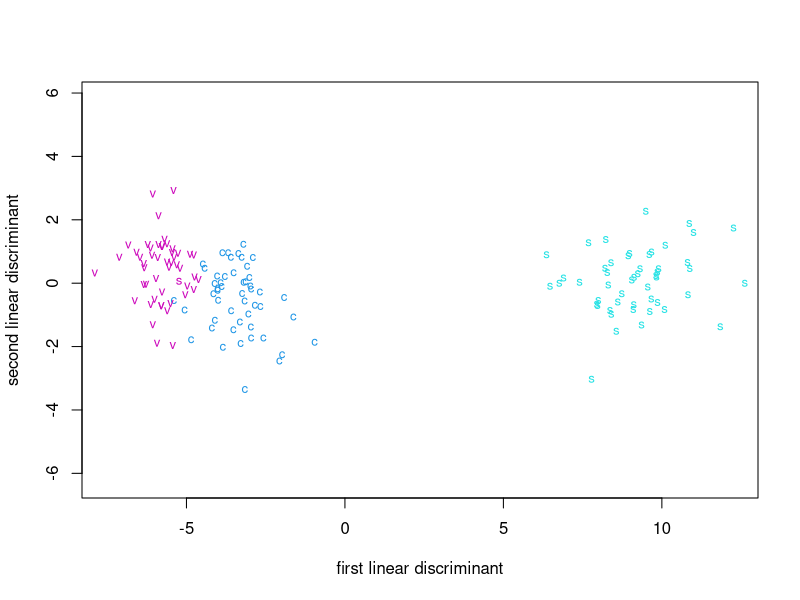
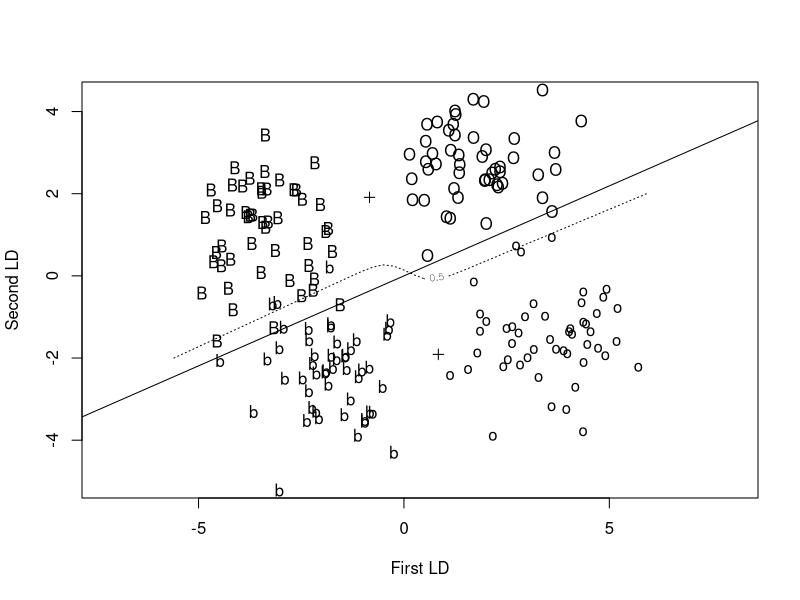
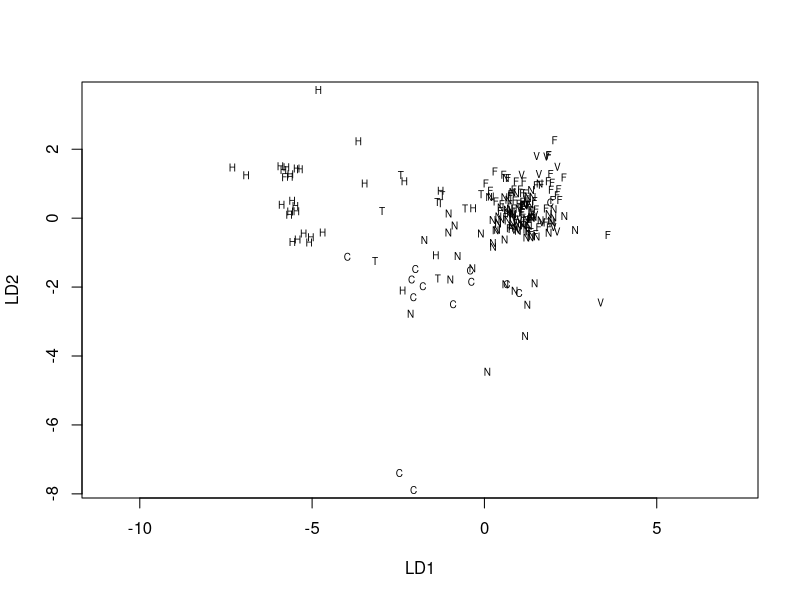
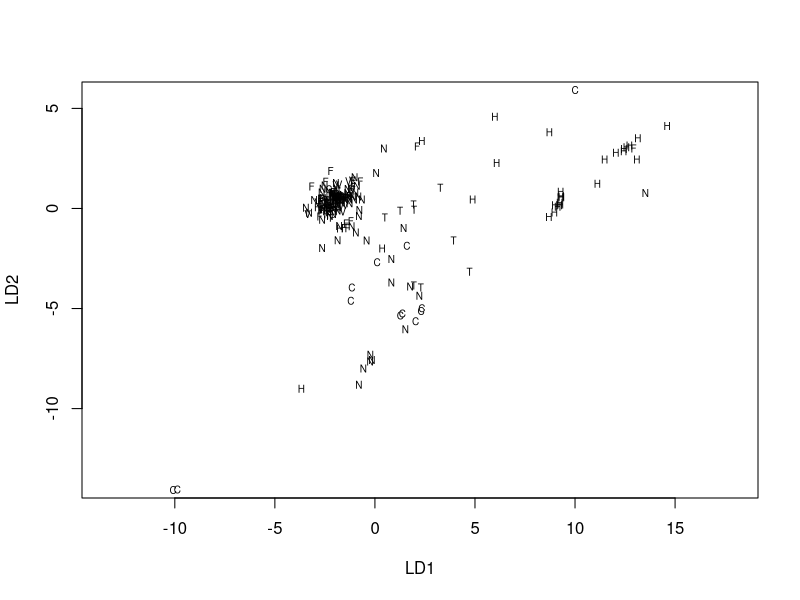
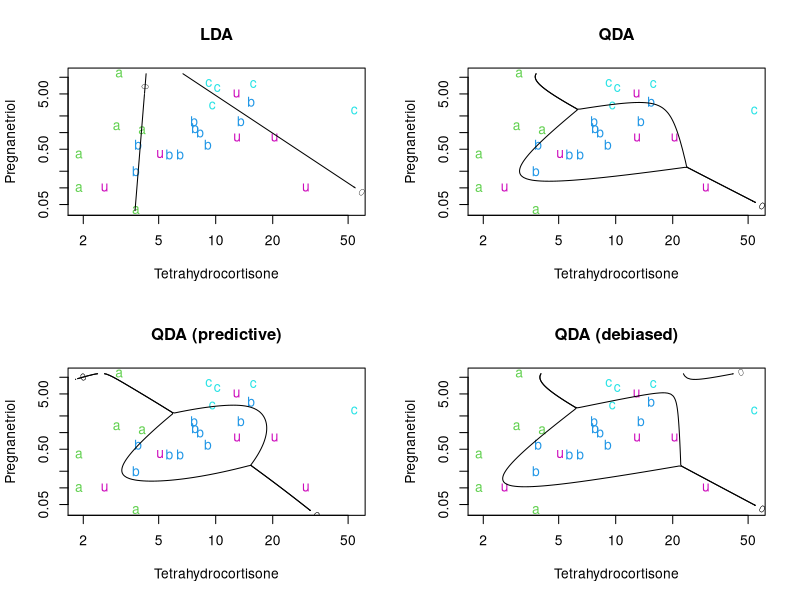
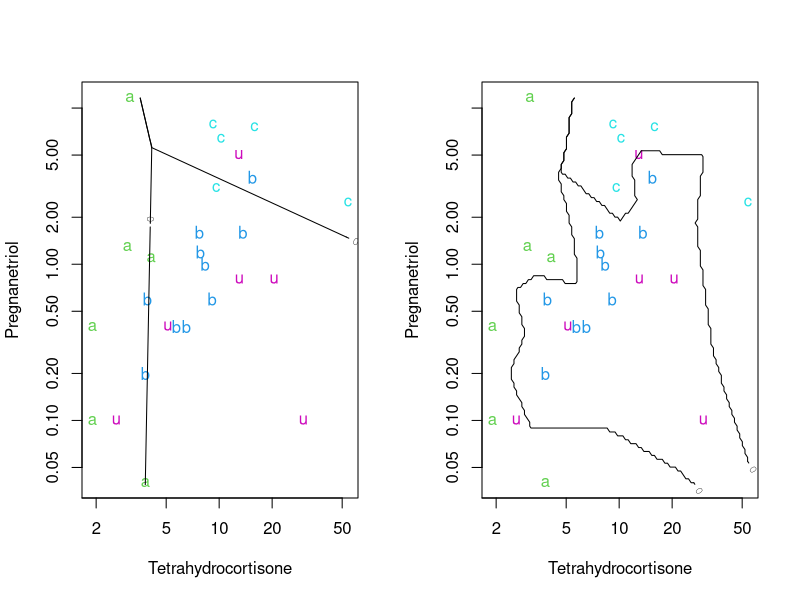
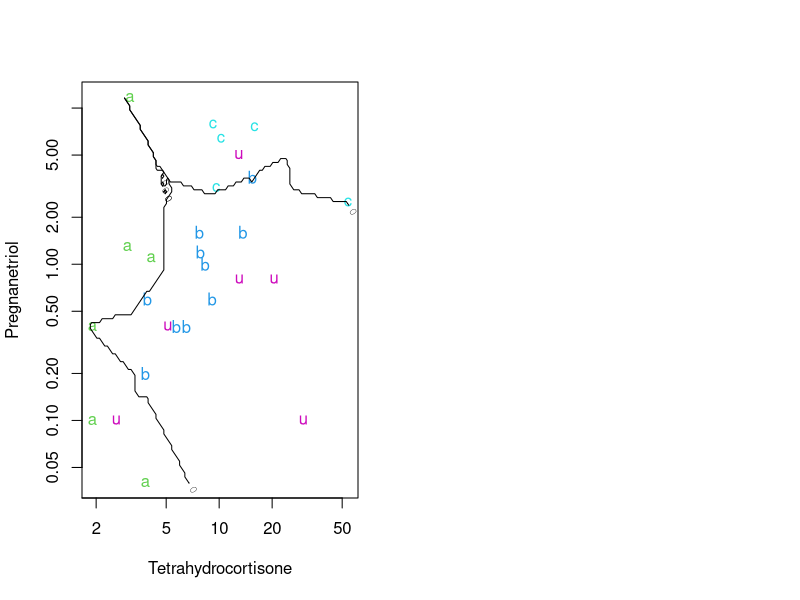
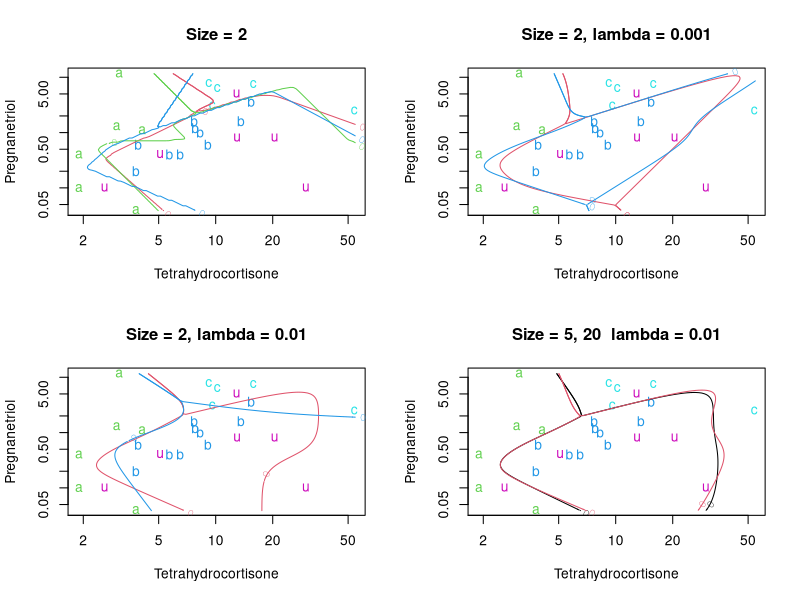

The R source for these figures, in order:
## ---- chunk 1

library(MASS)
pdf(file="ch12.pdf", width=8, height=6, pointsize=9)
options(width=65, digits=5)
library(class)
library(nnet)
## ---- chunk 2

ir <- rbind(iris3[,,1], iris3[,,2], iris3[,,3])
ir.species <- factor(c(rep("s", 50), rep("c", 50), rep("v", 50)))
## ---- chunk 3
#The log iris data on the first two discriminant axes.
(ir.lda <- lda(log(ir), ir.species))
ir.ld <- predict(ir.lda, dimen = 2)$x
ir.ld[,1]<- -ir.ld[,1]
eqscplot(ir.ld, type = "n", xlab = "first linear discriminant",
          ylab = "second linear discriminant")
text(ir.ld, labels = as.character(ir.species[-143]),
      col = 3 + unclass(ir.species), cex = 0.8)

# plot(ir.lda, dimen = 1)
# plot(ir.lda, type = "density", dimen = 1)
## ---- chunk 4
lcrabs <- log(crabs[, 4:8])
crabs.grp <- factor(c("B", "b", "O", "o")[rep(1:4, each = 50)])

(dcrabs.lda <- lda(crabs$sex ~ FL + RW + CL + CW, lcrabs))
table(crabs$sex, predict(dcrabs.lda)$class)

(dcrabs.lda4 <- lda(crabs.grp ~ FL + RW + CL + CW, lcrabs))
dcrabs.pr4 <- predict(dcrabs.lda4, dimen = 2)
dcrabs.pr2 <- dcrabs.pr4$post[, c("B", "O")] %*% c(1, 1)
table(crabs$sex, dcrabs.pr2 > 0.5)
## ---- chunk 5
#Linear discrirninants for the crabs data.
cr.t <- dcrabs.pr4$x[, 1:2]
cr.t[,2]<--cr.t[,2]
eqscplot(cr.t, type = "n", xlab = "First LD", ylab = "Second LD")
text(cr.t, labels = as.character(crabs.grp))
perp <- function(x, y) {
   m <- (x+y)/2
   s <- - (x[1] - y[1])/(x[2] - y[2])
   abline(c(m[2] - s*m[1], s))
   invisible()
}
cr.m <- lda(cr.t, crabs$sex)$means
points(cr.m, pch = 3, mkh = 0.3)
perp(cr.m[1, ], cr.m[2, ])

cr.lda <- lda(cr.t, crabs.grp)
x <- seq(-6, 6, 0.25)
y <- seq(-2, 2, 0.25)
Xcon <- matrix(c(rep(x,length(y)),
              rep(y, rep(length(x), length(y)))),ncol=2)
cr.pr <- predict(cr.lda, Xcon)$post[, c("B", "O")] %*% c(1,1)
contour(x, y, matrix(cr.pr, length(x), length(y)),
       levels = 0.5, labex = 0, add = TRUE, lty=  3)
## ---- chunk 6
#covariances of the groups
for(i in c("O", "o",  "B", "b"))
 print(var(lcrabs[crabs.grp == i, ]))
## ---- chunk 7
#The fgl data on the first two discriminant axes

fgl.ld <- predict(lda(type ~ ., fgl), dimen = 2)$x
eqscplot(fgl.ld, type = "n", xlab = "LD1", ylab = "LD2")
# either
# for(i in seq(along = levels(fgl$type))) {
#    set <- fgl$type[-40] == levels(fgl$type)[i]
#    points(fgl.ld[set,], pch = 18, cex = 0.6, col = 2 + i)}
# key(text = list(levels(fgl$type), col = 3:8))
# or
text(fgl.ld, cex = 0.6,
     labels = c("F", "N", "V", "C", "T", "H")[fgl$type[-40]])
## ---- chunk 8
fgl.rld <- predict(lda(type ~ ., fgl, method = "t"), dimen = 2)$x
fgl.rld[,1]<--fgl.rld[,1]
eqscplot(fgl.rld, type = "n", xlab = "LD1", ylab = "LD2")
# either
# for(i in seq(along = levels(fgl$type))) {
#   set <- fgl$type[-40] == levels(fgl$type)[i]
#   points(fgl.rld[set,], pch = 18, cex = 0.6, col = 2 + i)}
# key(text = list(levels(fgl$type), col = 3:8))
# or
text(fgl.rld, cex = 0.6,
     labels = c("F", "N", "V", "C", "T", "H")[fgl$type[-40]])
## ---- chunk 9
#install.packages("tree")
#decrease len if you have little memory.

#Define predplot function.
predplot <- function(object, main="", len = 100, ...)
{
    plot(Cushings[,1], Cushings[,2], log="xy", type="n",
         xlab = "Tetrahydrocortisone", ylab = "Pregnanetriol", main = main)
    for(il in 1:4) {
        set <- Cushings$Type==levels(Cushings$Type)[il]
        text(Cushings[set, 1], Cushings[set, 2],
             labels=as.character(Cushings$Type[set]), col = 2 + il) }
    xp <- seq(0.6, 4.0, length=len)
    yp <- seq(-3.25, 2.45, length=len)
    cushT <- expand.grid(Tetrahydrocortisone = xp,
                         Pregnanetriol = yp)
    Z <- predict(object, cushT, ...); zp <- as.numeric(Z$class)
    zp <- Z$post[,3] - pmax(Z$post[,2], Z$post[,1])
    contour(exp(xp), exp(yp), matrix(zp, len),
            add = TRUE, levels = 0, labex = 0)
    zp <- Z$post[,1] - pmax(Z$post[,2], Z$post[,3])
    contour(exp(xp), exp(yp), matrix(zp, len),
            add = TRUE, levels = 0, labex = 0)
    invisible()
}

#Define cushplot function
cushplot <- function(xp, yp, Z)
{
    plot(Cushings[, 1], Cushings[, 2], log = "xy", type = "n",
         xlab = "Tetrahydrocortisone", ylab = "Pregnanetriol")
    for(il in 1:4) {
        set <- Cushings$Type==levels(Cushings$Type)[il]
        text(Cushings[set, 1], Cushings[set, 2],
             labels = as.character(Cushings$Type[set]), col = 2 + il) }
    zp <- Z[, 3] - pmax(Z[, 2], Z[, 1])
    contour(exp(xp), exp(yp), matrix(zp, np),
            add = TRUE, levels = 0, labex = 0)
    zp <- Z[, 1] - pmax(Z[, 2], Z[, 3])
    contour(exp(xp), exp(yp), matrix(zp, np),
            add = TRUE, levels = 0, labex = 0)
    invisible()
}
## ---- chunk 10
#Linear and quadratic discrirninant analysis applied to the Cushing's syndrome data.
par(mfrow = c(2,2))
cush <- log(as.matrix(Cushings[, -3]))
tp <- Cushings$Type[1:21, drop = TRUE]
cush.lda <- lda(cush[1:21,], tp); predplot(cush.lda, "LDA")
cush.qda <- qda(cush[1:21,], tp); predplot(cush.qda, "QDA")
predplot(cush.qda, "QDA (predictive)", method = "predictive")
predplot(cush.qda, "QDA (debiased)", method = "debiased")
## ---- chunk 11

#Logistic regression and classification trees applied to the Cushing's syndrome data.
par(mfrow = c(1,2))
Cf <- data.frame(tp = tp,
  Tetrahydrocortisone = log(Cushings[1:21, 1]),
  Pregnanetriol = log(Cushings[1:21, 2]) )
cush.multinom <- multinom(tp ~ Tetrahydrocortisone
  + Pregnanetriol, Cf, maxit = 250)
xp <- seq(0.6, 4.0, length = 100); np <- length(xp)
yp <- seq(-3.25, 2.45, length = 100)
cushT <- expand.grid(Tetrahydrocortisone = xp,
                     Pregnanetriol = yp)
Z <- predict(cush.multinom, cushT, type = "probs")
cushplot(xp, yp, Z)

## ---- chunk 12
#k-nearest neighbours applied to the Cushing's syndrome data.
Z <- knn(scale(cush[1:21, ], FALSE, c(3.4, 5.7)),
        scale(cushT, FALSE, c(3.4, 5.7)), tp)
cushplot(xp, yp, class.ind(Z))
Z <- knn(scale(cush[1:21, ], FALSE, c(3.4, 5.7)),
        scale(cushT, FALSE, c(3.4, 5.7)), tp, k = 3)
cushplot(xp, yp, class.ind(Z))
## ---- chunk 13
#Define pltnn function
pltnn <- function(main, ...) {
   plot(Cushings[,1], Cushings[,2], log="xy", type="n",
   xlab="Tetrahydrocortisone", ylab = "Pregnanetriol", main=main, ...)
   for(il in 1:4) {
       set <- Cushings$Type==levels(Cushings$Type)[il]
       text(Cushings[set, 1], Cushings[set, 2],
          as.character(Cushings$Type[set]), col = 2 + il) }
}

#Define plt.bndry function
plt.bndry <- function(size=0, decay=0, ...)
{
   cush.nn <- nnet(cush, tpi, skip=TRUE, softmax=TRUE, size=size,
      decay=decay, maxit=1000)
   invisible(b1(predict(cush.nn, cushT), ...))
}

#Define b1 function
b1 <- function(Z, ...)
{
   zp <- Z[,3] - pmax(Z[,2], Z[,1])
   contour(exp(xp), exp(yp), matrix(zp, np),
      add=TRUE, levels=0, labex=0, ...)
   zp <- Z[,1] - pmax(Z[,3], Z[,2])
   contour(exp(xp), exp(yp), matrix(zp, np),
      add=TRUE, levels=0, labex=0, ...)
}

cush <- cush[1:21,]; tpi <- class.ind(tp)
## ---- chunk 14
#Neural networks applied to the Cushing's syndrome data.
par(mfrow = c(2, 2))
pltnn("Size = 2")
set.seed(1); plt.bndry(size = 2, col = 2)
set.seed(3); plt.bndry(size = 2, col = 3)
plt.bndry(size = 2, col = 4)

pltnn("Size = 2, lambda = 0.001")
set.seed(1); plt.bndry(size = 2, decay = 0.001, col = 2)
set.seed(2); plt.bndry(size = 2, decay = 0.001, col = 4)

pltnn("Size = 2, lambda = 0.01")
set.seed(1); plt.bndry(size = 2, decay = 0.01, col = 2)
set.seed(2); plt.bndry(size = 2, decay = 0.01, col = 4)

pltnn("Size = 5, 20  lambda = 0.01")
set.seed(2); plt.bndry(size = 5, decay = 0.01, col = 1)
set.seed(2); plt.bndry(size = 20, decay = 0.01, col = 2)
## ---- chunk 15
#Neural networks with three hidden units and lambda = 0.01 applied to the Cushing's syndrome data.
pltnn("Many local maxima")
Z <- matrix(0, nrow(cushT), ncol(tpi))
for(iter in 1:20) {
   set.seed(iter)
   cush.nn <- nnet(cush, tpi, skip = TRUE, softmax = TRUE, size = 3,
       decay = 0.01, maxit = 1000, trace = FALSE)
   Z <- Z + predict(cush.nn, cushT)
   cat("final value", format(round(cush.nn$value,3)), "\n")
   b1(predict(cush.nn, cushT), col = 2, lwd = 0.5)
}

pltnn("Averaged")
b1(Z, lwd = 3)
## ---- chunk 16

library(e1071)
crabs.svm <- svm(crabs$sp ~ ., data = lcrabs, cost = 100, gamma = 1)
table(true = crabs$sp, predicted = predict(crabs.svm, lcrabs))

svm(crabs$sp ~ ., data = lcrabs, cost = 100, gamma = 1, cross = 10)
## ---- chunk 17
set.seed(123)
# dump random partition from S-PLUS
rand <- c(9, 6, 7, 10, 8, 8, 2, 2, 10, 1, 5, 2, 3, 8, 6, 8, 2, 6, 4,
4, 6, 1, 3, 2, 5, 5, 5, 3, 1, 9, 10, 2, 8, 2, 1, 6, 2, 7, 7, 8, 4, 1,
9, 5, 5, 1, 4, 6, 8, 6, 5, 7, 9, 2, 1, 1, 10, 9, 7, 6, 4, 7, 4, 8, 9,
9, 1, 8, 9, 5, 3, 3, 4, 8, 8, 6, 6, 9, 3, 10, 3, 10, 6, 6, 5, 10, 10,
2, 10, 6, 1, 4, 7, 8, 9, 10, 7, 10, 8, 4, 6, 8, 9, 10, 1, 9, 10, 6, 8,
4, 10, 8, 2, 10, 2, 3, 10, 1, 5, 9, 4, 4, 8, 2, 7, 6, 4, 8, 10, 4, 8,
10, 6, 10, 4, 9, 4, 1, 6, 5, 3, 2, 4, 1, 3, 4, 8, 4, 3, 7, 2, 5, 4, 5,
10, 7, 4, 2, 6, 3, 2, 2, 8, 4, 10, 8, 10, 2, 10, 6, 5, 2, 3, 2, 6, 2,
7, 7, 8, 9, 7, 10, 8, 6, 7, 9, 7, 10, 3, 2, 7, 5, 6, 1, 3, 9, 7, 7, 1,
8, 7, 8, 8, 8, 10, 4, 5, 9, 4, 6, 9, 6, 10, 2)
## ---- chunk 18
#Define con function.
con <- function(...)
{
    print(tab <- table(...))
    diag(tab) <- 0
    cat("error rate = ",
        round(100*sum(tab)/length(list(...)[[1]]), 2), "%\n")
    invisible()
}

#Define CVtest function.
CVtest <- function(fitfn, predfn, ...)
{
    res <- fgl$type
    for (i in sort(unique(rand))) {
        cat("fold ", i, "\n", sep = "")
        learn <- fitfn(rand != i, ...)
        res[rand == i] <- predfn(learn, rand == i)
    }
    res
}
res.multinom <- CVtest(
  function(x, ...) multinom(type ~ ., fgl[x, ], ...),
  function(obj, x) predict(obj, fgl[x, ], type = "class"),
  maxit = 1000, trace = FALSE)

con(true = fgl$type, predicted = res.multinom)

res.lda <- CVtest(
  function(x, ...) lda(type ~ ., fgl[x, ], ...),
  function(obj, x) predict(obj, fgl[x, ])$class )
con(true = fgl$type, predicted = res.lda)

fgl0 <- fgl[ , -10] # drop type
{ res <- fgl$type
  for (i in sort(unique(rand))) {
      cat("fold ", i ,"\n", sep = "")
      sub <- rand == i
      res[sub] <- knn(fgl0[!sub, ], fgl0[sub, ], fgl$type[!sub],
                      k = 1)
  }
  res } -> res.knn1
con(true = fgl$type, predicted = res.knn1)

res.lb <- knn(fgl0, fgl0, fgl$type, k = 3, prob = TRUE, use.all = FALSE)
table(attr(res.lb, "prob"))
## ---- chunk 19
library(rpart)
res.rpart <- CVtest(
  function(x, ...) {
    tr <- rpart(type ~ ., fgl[x,], ...)
    cp <- tr$cptable
    r <- cp[, 4] + cp[, 5]
    rmin <- min(seq(along = r)[cp[, 4] < min(r)])
    cp0 <- cp[rmin, 1]
    cat("size chosen was", cp[rmin, 2] + 1, "\n")
    prune(tr, cp = 1.01*cp0)
  },
  function(obj, x)
    predict(obj, fgl[x, ], type = "class"),
  cp = 0.001
)
con(true = fgl$type, predicted = res.rpart)

fgl1 <- fgl
fgl1[1:9] <- lapply(fgl[, 1:9], function(x)
               {r <- range(x); (x - r[1])/diff(r)})

CVnn2 <- function(formula, data,
                  size = rep(6,2), lambda = c(0.001, 0.01),
                  nreps = 1, nifold = 5, verbose = 99, ...)
{
    CVnn1 <- function(formula, data, nreps=1, ri, verbose,  ...)
    {
        truth <- data[,deparse(formula[[2]])]
        res <-  matrix(0, nrow(data), length(levels(truth)))
        if(verbose > 20) cat("  inner fold")
        for (i in sort(unique(ri))) {
            if(verbose > 20) cat(" ", i,  sep="")
            for(rep in 1:nreps) {
                learn <- nnet(formula, data[ri !=i,], trace = FALSE, ...)
                res[ri == i,] <- res[ri == i,] +
                    predict(learn, data[ri == i,])
            }
        }
        if(verbose > 20) cat("\n")
        sum(as.numeric(truth) != max.col(res/nreps))
    }
    truth <- data[,deparse(formula[[2]])]
    res <-  matrix(0, nrow(data), length(levels(truth)))
    choice <- numeric(length(lambda))
    for (i in sort(unique(rand))) {
        if(verbose > 0) cat("fold ", i,"\n", sep="")
        ri <- sample(nifold, sum(rand!=i), replace=TRUE)
        for(j in seq(along=lambda)) {
            if(verbose > 10)
                cat("  size =", size[j], "decay =", lambda[j], "\n")
            choice[j] <- CVnn1(formula, data[rand != i,], nreps=nreps,
                               ri=ri, size=size[j], decay=lambda[j],
                               verbose=verbose, ...)
        }
        decay <- lambda[which.is.max(-choice)]
        csize <- size[which.is.max(-choice)]
        if(verbose > 5) cat("  #errors:", choice, "  ") #
        if(verbose > 1) cat("chosen size = ", csize,
                            " decay = ", decay, "\n", sep="")
        for(rep in 1:nreps) {
            learn <- nnet(formula, data[rand != i,], trace=FALSE,
                          size=csize, decay=decay, ...)
            res[rand == i,] <- res[rand == i,] +
                predict(learn, data[rand == i,])
        }
    }
    factor(levels(truth)[max.col(res/nreps)], levels = levels(truth))
}

if(FALSE) { # only run this if you have time to wait
res.nn2 <- CVnn2(type ~ ., fgl1, skip = TRUE, maxit = 500, nreps = 10)
con(true = fgl$type, predicted = res.nn2)
}

res.svm <- CVtest(
  function(x, ...) svm(type ~ ., fgl[x, ], ...),
  function(obj, x) predict(obj, fgl[x, ]),
  cost = 100, gamma = 1 )
con(true = fgl$type, predicted = res.svm)

svm(type ~ ., data = fgl, cost = 100, gamma = 1, cross = 10)


cd0 <- lvqinit(fgl0, fgl$type, prior = rep(1, 6)/6, k = 3)
cd1 <- olvq1(fgl0, fgl$type, cd0)
con(true = fgl$type, predicted = lvqtest(cd1, fgl0))

#Define CV.lvq function.
CV.lvq <- function()
{
    res <- fgl$type
    for(i in sort(unique(rand))) {
        cat("doing fold", i, "\n")
        cd0 <- lvqinit(fgl0[rand != i,], fgl$type[rand != i],
                       prior = rep(1, 6)/6, k = 3)
        cd1 <- olvq1(fgl0[rand != i,], fgl$type[rand != i], cd0)
        cd1 <- lvq3(fgl0[rand != i,], fgl$type[rand != i],
                    cd1, niter = 10000)
        res[rand == i] <- lvqtest(cd1, fgl0[rand == i, ])
    }
    res
}
con(true = fgl$type, predicted = CV.lvq())
## ---- chunk 20
#Define CVprobs function.
CVprobs <- function(fitfn, predfn, ...)
{
    res <- matrix(nrow=214, ncol=6)
    for (i in sort(unique(rand))) {
        cat("fold ", i, "\n", sep = "")
        learn <- fitfn(rand != i, ...)
        res[rand == i, ] <- predfn(learn, rand == i)
    }
    res
}
probs.multinom <- CVprobs(
  function(x, ...) multinom(type ~ ., fgl[x, ], ...),
  function(obj, x) predict(obj, fgl[x, ], type = "probs"),
  maxit = 1000, trace = FALSE)
## ---- chunk 21
#Calibration plot for multiple logistic fit to the fgl data.
probs.yes <- as.vector(class.ind(fgl$type))
probs <- as.vector(probs.multinom)
par(pty = "s")
plot(c(0, 1), c(0, 1), type = "n", xlab = "predicted probability",
     ylab = "", xaxs = "i", yaxs = "i", las = 1)
rug(probs[probs.yes == 0], 0.02, side = 1, lwd = 0.5)
rug(probs[probs.yes == 1], 0.02, side = 3, lwd = 0.5)
abline(0, 1)
newp <- seq(0, 1, length = 100)
lines(newp, predict(loess(probs.yes ~ probs, span = 1), newp))

# End of ch12
